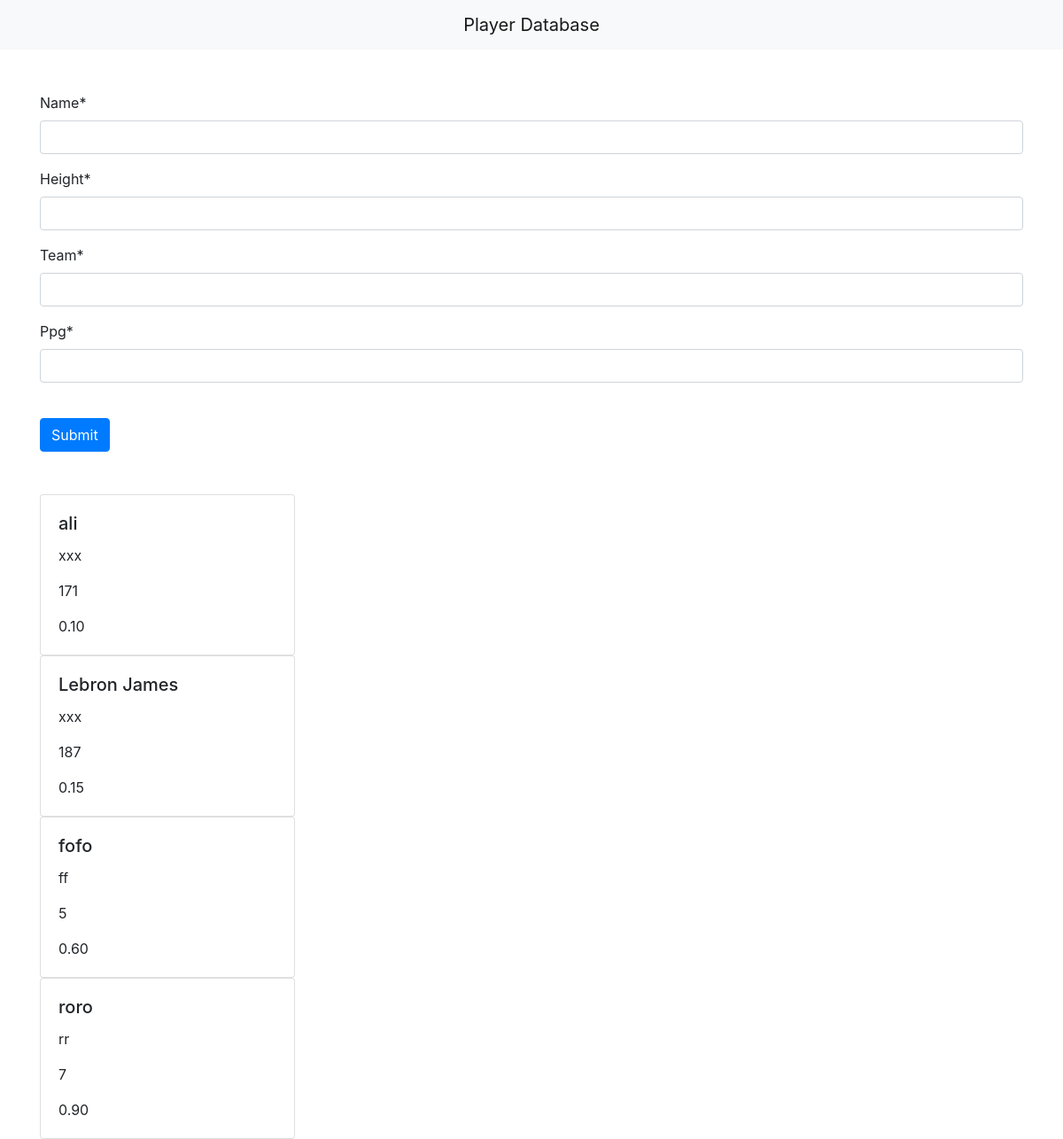
The page /players on the database its author committed.
### main/models.py (models this page shows)
class Player(models.Model):
    name = models.CharField(max_length=100)
    height = models.CharField(max_length=100)
    team = models.CharField(max_length=100)
    ppg = models.DecimalField(max_digits=2, decimal_places=2)

### main/views.py (the view)
# urls.py: path("players", views.playerpage, name="playerpage"),
def playerpage(request):
    if request.method == "POST":
        form = PlayerForm(request.POST)
        if form.is_valid():
            form.save()
    players = Player.objects.all()
    form = PlayerForm()
    return render(request, "player.html", {"form": form, "players": players})

### main/forms.py
class PlayerForm(forms.ModelForm):
    class Meta:
        model = Player
        fields = ('name', 'height', 'team', 'ppg')

### main/templates/player.html (shortened to what this page needs)
<!DOCTYPE html>
<html>
   <head>
    <link rel="stylesheet" href="https://stackpath.bootstrapcdn.com/bootstrap/4.4.1/css/bootstrap.min.css">
  </head>
  <body>
      {% load crispy_forms_tags %}
      <nav class="navbar navbar-light bg-light">
        <a class="navbar-brand mx-auto" href="">
          Player Database
        </a>
      </nav>
      <br><br>
      <div class="container">
      <form method="post">
        {{ form|crispy }}
        <br>
        <button class ="btn btn-primary" type="submit" id= "submit_button">Submit</button>
      </form>
      </div>
      <br><br>
      <div class="container">
        {% for player in players %}
        <div class="card" style="width: 18rem;">
          <div class="card-body">
            <h5 class="card-title">{{ player.name }}</h5>
            <p class="card-text">{{ player.team }}</p>
            <p class="card-text">{{ player.height }}</p>
            <p class="card-text">{{ player.ppg }}</p>
          </div>
        </div>
        {% endfor %}
      </div>
  </body>
</html>

### rows shown on the page
Player: name "ali", team "xxx", height "171", ppg "0.10"
Player: name "Lebron James", team "xxx", height "187", ppg "0.15"
Player: name "fofo", team "ff", height "5", ppg "0.60"
Player: name "roro", team "rr", height "7", ppg "0.90"
